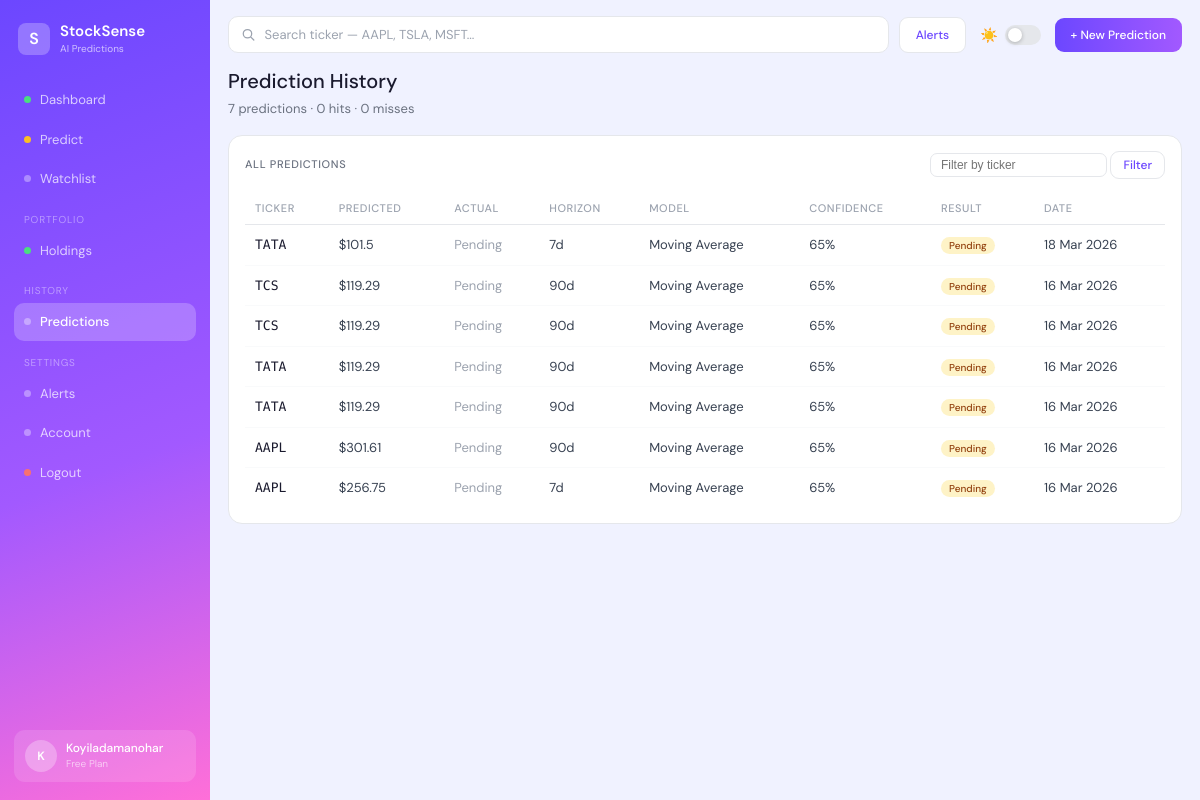
Screenshot of /history (signed in) with the database file from the repository.
### database.py (models this page shows, shortened)
class User(db.Model):
    __tablename__ = "users"
    id         = db.Column(db.Integer, primary_key=True)
    full_name  = db.Column(db.String(120), nullable=False)
    email      = db.Column(db.String(200), unique=True, nullable=False)
    password_h = db.Column(db.String(200), nullable=False)
    plan       = db.Column(db.String(50),  default="Free Plan")
    created_at = db.Column(db.DateTime,    default=datetime.utcnow)
    holdings    = db.relationship("Holding",          backref="user", lazy=True, cascade="all,delete")
    predictions = db.relationship("PredictionRecord", backref="user", lazy=True, cascade="all,delete")
    watchlist   = db.relationship("Watchlist",        backref="user", lazy=True, cascade="all,delete")
    alerts      = db.relationship("Alert",            backref="user", lazy=True, cascade="all,delete")

class PredictionRecord(db.Model):
    __tablename__   = "predictions"
    id              = db.Column(db.Integer, primary_key=True)
    user_id         = db.Column(db.Integer, db.ForeignKey("users.id"), nullable=False)
    ticker          = db.Column(db.String(20))
    predicted_price = db.Column(db.Float)
    actual_price    = db.Column(db.Float,   nullable=True)
    horizon         = db.Column(db.Integer, default=7)
    model           = db.Column(db.String(50))
    confidence      = db.Column(db.Integer, default=70)
    direction       = db.Column(db.String(20), default="bullish")
    hit             = db.Column(db.Boolean,    nullable=True)
    created_at      = db.Column(db.DateTime,   default=datetime.utcnow)
    def time_ago(self):
        delta = datetime.utcnow() - self.created_at
        hours = int(delta.total_seconds() / 3600)
        if hours < 1:  return "just now"
        if hours < 24: return f"{hours}h ago"
        d = hours // 24
        if d == 1:     return "1d ago"
        if d < 7:      return f"{d}d ago"
        return f"{d//7}w ago"

### app.py (the view)
@app.route("/history")
def history():
    redir = require_login()
    if redir: return redir
    user   = current_user()
    ticker = request.args.get("ticker", None)
    q = PredictionRecord.query.filter_by(user_id=user["id"])
    if ticker: q = q.filter_by(ticker=ticker.upper())
    records = q.order_by(PredictionRecord.created_at.desc()).all()
    history_out = [{
        "ticker":     r.ticker,
        "predicted":  round(r.predicted_price, 2),
        "actual":     round(r.actual_price, 2) if r.actual_price else "Pending",
        "horizon":    r.horizon,
        "model":      r.model,
        "confidence": r.confidence,
        "hit":        r.hit,
        "direction":  r.direction,
        "date":       r.created_at.strftime("%d %b %Y"),
        "time_ago":   r.time_ago(),
    } for r in records]
    return render_template("history.html",
        active_page    = "history",
        current_user   = user,
        history        = history_out,
        filter_ticker  = ticker,
        total          = len(history_out),
        hits           = sum(1 for h in history_out if h["hit"] is True),
        misses         = sum(1 for h in history_out if h["hit"] is False),
    )

### app.py (called while the page is built)
def current_user():
    uid = session.get("user_id")
    if not uid: return None
    u = User.query.get(uid)
    if not u:   return None
    parts = u.full_name.split()
    return {
        "id":         u.id,
        "name":       u.full_name,
        "first_name": parts[0] if parts else "User",
        "initials":   "".join(p[0].upper() for p in parts[:2]),
        "plan":       u.plan or "Free Plan",
    }

def require_login():
    if not session.get("user_id"):
        return redirect("/login")
    return None

### templates/history.html (shortened to what this page needs)
{% extends "base.html" %}
{% block content %}
<div class="page-header">
  <h1 class="page-title">Prediction History</h1>
  <p class="page-sub">{{ total }} predictions · {{ hits }} hits · {{ misses }} misses</p>
</div>
<div class="card">
  <div class="card-title">All predictions
    <form method="GET" style="display:inline;margin-left:auto">
      <input name="ticker" placeholder="Filter by ticker" value="{{ filter_ticker or '' }}" style="padding:4px 10px;border-radius:7px;border:0.5px solid #e5e7eb;font-size:12px;outline:none"/>
      <button type="submit" class="btn btn-ghost" style="padding:5px 12px;font-size:12px">Filter</button>
    </form>
  </div>
  <table class="data-table">
    <thead>
      <tr><th>Ticker</th><th>Predicted</th><th>Actual</th><th>Horizon</th><th>Model</th><th>Confidence</th><th>Result</th><th>Date</th></tr>
    </thead>
    <tbody>
      {% for h in history %}
      <tr>
        <td><span class="ticker-mono">{{ h.ticker }}</span></td>
        <td>${{ h.predicted }}</td>
        <td>{% if h.actual != 'Pending' %}${{ h.actual }}{% else %}<span class="muted">Pending</span>{% endif %}</td>
        <td>{{ h.horizon }}d</td>
        <td>{{ h.model }}</td>
        <td>{{ h.confidence }}%</td>
        <td>
          {% if h.hit == true %}<span class="hist-badge badge-hit">Hit</span>
          {% elif h.hit == false %}<span class="hist-badge badge-miss">Miss</span>
          {% else %}<span class="hist-badge badge-pending">Pending</span>{% endif %}
        </td>
        <td class="muted">{{ h.date }}</td>
      </tr>
      {% else %}
      <tr><td colspan="8" class="empty-msg" style="text-align:center;padding:20px">No predictions yet. <a href="/predict">Make your first →</a></td></tr>
      {% endfor %}
    </tbody>
  </table>
</div>
{% endblock %}

### templates/base.html (shortened to what this page needs)
<!DOCTYPE html>
<html lang="en" data-theme="light">
<head>
  <link rel="stylesheet" href="{{ url_for('static', filename='css/styles.css') }}"/>
  <link rel="stylesheet" href="{{ url_for('static', filename='css/extra.css') }}"/>
</head>
<body>
<div class="app-layout">
  <aside class="sidebar">
    <div class="sb-logo">
      <div class="logo-icon">S</div>
      <div>
        <div class="logo-name">StockSense</div>
        <div class="logo-tag">AI Predictions</div>
      </div>
    </div>
    <nav class="sb-nav">
      <a href="/dashboard" class="sb-item {% if active_page=='dashboard' %}active{% endif %}">
        <span class="sb-dot green"></span>Dashboard
      </a>
      <a href="/predict" class="sb-item {% if active_page=='predict' %}active{% endif %}">
        <span class="sb-dot yellow"></span>Predict
      </a>
      <a href="/watchlist" class="sb-item {% if active_page=='watchlist' %}active{% endif %}">
        <span class="sb-dot"></span>Watchlist
      </a>
      <div class="sb-section">Portfolio</div>
      <a href="/portfolio" class="sb-item {% if active_page=='portfolio' %}active{% endif %}">
        <span class="sb-dot green"></span>Holdings
      </a>
      <div class="sb-section">History</div>
      <a href="/history" class="sb-item {% if active_page=='history' %}active{% endif %}">
        <span class="sb-dot"></span>Predictions
      </a>
      <div class="sb-section">Settings</div>
      <a href="/alerts" class="sb-item {% if active_page=='alerts' %}active{% endif %}">
        <span class="sb-dot"></span>Alerts
      </a>
      <a href="/account" class="sb-item {% if active_page=='account' %}active{% endif %}">
        <span class="sb-dot"></span>Account
      </a>
      <a href="/logout" class="sb-item">
        <span class="sb-dot red"></span>Logout
      </a>
    </nav>
    <div class="sb-avatar">
      <div class="avatar-circle">{{ current_user.initials }}</div>
      <div>
        <div class="av-name">{{ current_user.name }}</div>
        <div class="av-plan">{{ current_user.plan }}</div>
      </div>
    </div>
  </aside>
  <div class="main-area">
    <div class="topbar">
      <form class="search-wrap" action="/dashboard" method="GET">
        <svg width="14" height="14" viewBox="0 0 16 16" fill="none">
          <circle cx="6.5" cy="6.5" r="5" stroke="#9ca3af" stroke-width="1.5"/>
          <path d="M10.5 10.5L14 14" stroke="#9ca3af" stroke-width="1.5" stroke-linecap="round"/>
        </svg>
        <input name="ticker" placeholder="Search ticker — AAPL, TSLA, MSFT..." value="{{ selected_ticker or '' }}"/>
      </form>
      <a href="/alerts" class="btn btn-ghost">Alerts</a>
      <button id="theme-toggle-btn" class="theme-toggle" aria-label="Toggle dark mode" title="Toggle dark mode"
              style="background:none;border:none;padding:4px;">
        <span class="theme-toggle__icon" id="theme-icon">☀️</span>
        <div class="theme-toggle__track">
          <div class="theme-toggle__knob"></div>
        </div>
      </button>
      <a href="/predict" class="btn btn-primary">+ New Prediction</a>
    </div>
    <main>{% block content %}{% endblock %}</main>
  </div>
</div>
</body>
</html>

### static/css/extra.css (style rules this page uses)
.page-header { margin-bottom: 16px; }
.page-title { font-size: 20px; font-weight: 500; color: var(--text-primary); }
.page-sub { font-size: 13px; color: var(--text-muted); margin-top: 3px; }
.data-table { width: 100%; border-collapse: collapse; font-size: 13px; }
.data-table th { text-align: left; font-size: 11px; font-weight: 500; color: var(--text-hint); text-transform: uppercase; letter-spacing: .05em; padding: 8px 10px; border-bottom: var(--border); }
.data-table td { padding: 10px 10px; border-bottom: 0.5px solid #f9fafb; color: var(--text-body); }
.data-table tr:last-child td { border-bottom: none; }
.ticker-mono { font-family: var(--font-mono); font-weight: 500; color: var(--text-primary); }
.muted { color: var(--text-hint); }
.badge-pending { background: #fef3c7; color: #92400e; font-size: 10px; font-weight: 500; padding: 2px 8px; border-radius: 99px; }

### rows the page displays
User: name "Koyiladamanohar", plan "Free Plan"
PredictionRecord: ticker "TATA", predicted "101.5", horizon "7", model "Moving Average", confidence "65", date "18 Mar 2026"
PredictionRecord: ticker "TCS", predicted "119.29", horizon "90", model "Moving Average", confidence "65", date "16 Mar 2026"
PredictionRecord: ticker "TCS", predicted "119.29", horizon "90", model "Moving Average", confidence "65", date "16 Mar 2026"
PredictionRecord: ticker "TATA", predicted "119.29", horizon "90", model "Moving Average", confidence "65", date "16 Mar 2026"
PredictionRecord: ticker "TATA", predicted "119.29", horizon "90", model "Moving Average", confidence "65", date "16 Mar 2026"
PredictionRecord: ticker "AAPL", predicted "301.61", horizon "90", model "Moving Average", confidence "65", date "16 Mar 2026"
PredictionRecord: ticker "AAPL", predicted "256.75", horizon "7", model "Moving Average", confidence "65", date "16 Mar 2026"

### other values shown
{{ current_user.initials }} "K"
{{ total }} "7"
{{ hits }} "0"
{{ misses }} "0"
